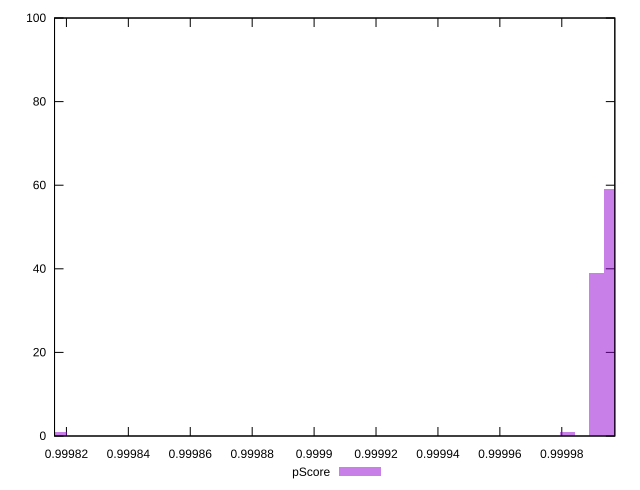

Generate this figure with gnuplot:
reset

$pScore <<EOF
0.9999818663516288 1
0.9999959119613554 59
0.9999912300914465 39
0.9998180009048191 1
EOF

set key outside below
set boxwidth 0.000004681869908849966
set xrange [0.9998161593290216:0.9999971312793298]
set yrange [0:100]
set trange [0:100]
set style fill transparent solid 0.5 noborder
set terminal svg size 640, 490 enhanced background rgb 'white'
set output "report_00018_2021-02-10T15-25-16.877Z/mainthread-work-breakdown/samples/pages+cached+noadtech+nomedia+nocss/pScore/histogram.svg"

plot $pScore title "pScore" with boxes

reset
